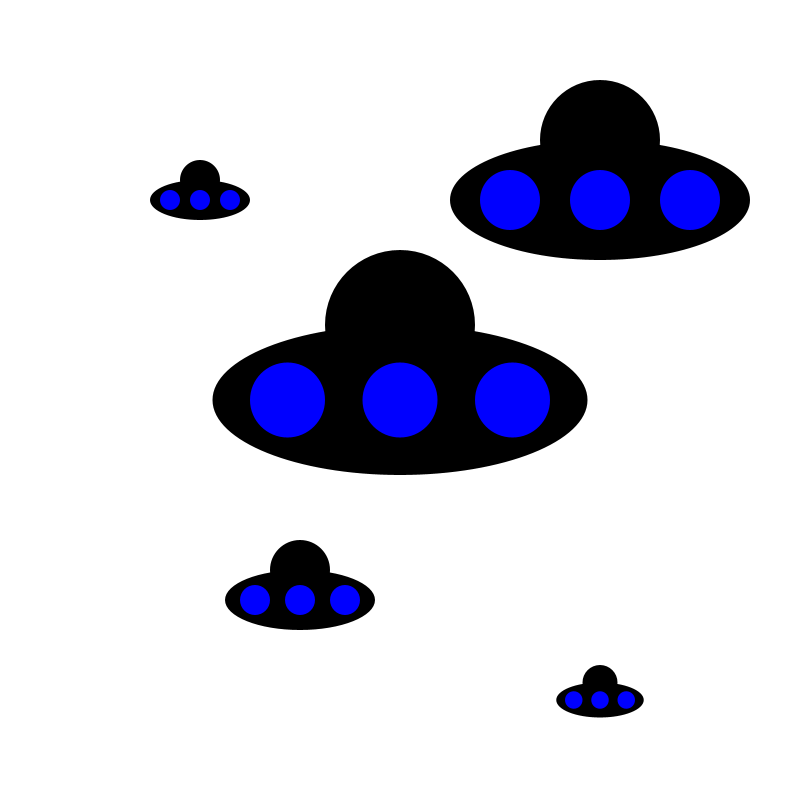
Frame 1 (no input)
Frame 60 (the mouse pressed at the canvas centre just before this capture): identical to frame 1, image omitted
Frame 120 (the mouse held since frame 60 and released just before this capture): identical to frame 1, image omitted

The Processing sketch that drew this single still picture (run headless with seeded random() and noise(); from frame 60 on, the mouse is pressed at the canvas centre):

// Processing sketch: SpaceShips
// ── SpaceShips.pde
void setup() {
  size(800, 800);
  smooth(4);
  background(255);
  ellipseMode(CENTER);
  frameRate(30);
  strokeWeight(1);
}

void draw() {
  background(255);
  drawSpaceShip(width/2, height/2, 150, color(0, 0, 0));  
  drawSpaceShip(200, height/4, 40, color(0, 0, 0));
  drawSpaceShip(600, 200, 120, color(0, 0, 0));
  drawSpaceShip(300, 600, 60, color(0, 0, 0));
  drawSpaceShip(600, 700, 35, color(0, 0, 0));  
}

void drawSpaceShip(float x, float y, float size, color c) {
  float offset = size/2;

  fill(c);
  noStroke();
  ellipse(x, y - offset, offset*2, offset*2);
  ellipse(x, y, size*2.5, size);
  
  fill(0, 0, 255);
  ellipse(x - offset * 1.5, y, offset, offset);
  ellipse(x, y, offset, offset);
  ellipse(x + offset * 1.5, y, offset, offset);
}
